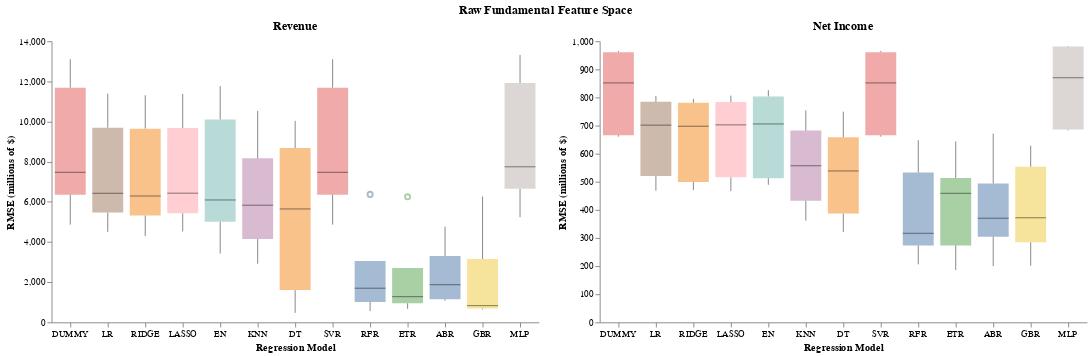

Notebook cell for this chart:
### Code cell
full_chart = (rev_chart | ear_chart ).properties(
    title=alt.TitleParams('Raw Fundamental Feature Space', anchor='middle'))
full_chart.configure_view(stroke=None)

### Figure 1 — Vega-Lite specification as saved in the notebook (floating-point values rounded to 4 significant figures)
{"config": {"view": {"continuousWidth": 300, "continuousHeight": 300, "stroke": null}}, "hconcat": [{"data": {"name": "data-f8d478ce3272b09e26522cb571598e1c"}, "mark": {"type": "boxplot", "median": {"color": "black", "strokeWidth": 3}, "opacity": 0.5, "size": 33}, "encoding": {"color": {"field": "model", "legend": null, "type": "nominal"}, "x": {"axis": {"grid": false, "labelAngle": 0}, "field": "model", "sort": ["DUMMY", "LR", "RIDGE", "LASSO", "EN", "KNN", "DT", "SVR", "RFR", "ETR", "ABR", "GBR", "MLP"], "title": "Regression Model", "type": "nominal"}, "y": {"axis": {"grid": false}, "field": "rmse", "title": "RMSE (millions of $)", "type": "quantitative"}}, "height": 300, "title": "Revenue", "width": 520}, {"data": {"name": "data-91d1af5b6c03899e202f3e062c495bcf"}, "mark": {"type": "boxplot", "median": {"color": "black", "strokeWidth": 3}, "opacity": 0.5, "size": 33}, "encoding": {"color": {"field": "model", "legend": null, "type": "nominal"}, "x": {"axis": {"grid": false, "labelAngle": 0}, "field": "model", "sort": ["DUMMY", "LR", "RIDGE", "LASSO", "EN", "KNN", "DT", "SVR", "RFR", "ETR", "ABR", "GBR", "MLP"], "title": "Regression Model", "type": "nominal"}, "y": {"axis": {"grid": false}, "field": "rmse", "title": "RMSE (millions of $)", "type": "quantitative"}}, "height": 300, "title": "Net Income", "width": 520}], "title": {"text": "Raw Fundamental Feature Space", "anchor": "middle"}, "$schema": "https://vega.github.io/schema/vega-lite/v5.20.1.json", "datasets": {"data-f8d478ce3272b09e26522cb571598e1c": [{"model": "DUMMY", "rmse": 11690.0}, {"model": "DUMMY", "rmse": 7473.0}, {"model": "DUMMY", "rmse": 4868.0}, {"model": "DUMMY", "rmse": 6354.0}, {"model": "DUMMY", "rmse": 13110.0}, {"model": "LR", "rmse": 9694.0}, {"model": "LR", "rmse": 6428.0}, {"model": "LR", "rmse": 4505.0}, {"model": "LR", "rmse": 5466.0}, {"model": "LR", "rmse": 11390.0}, {"model": "RIDGE", "rmse": 9643.0}, {"model": "RIDGE", "rmse": 6291.0}, {"model": "RIDGE", "rmse": 4292.0}, {"model": "RIDGE", "rmse": 5317.0}, {"model": "RIDGE", "rmse": 11310.0}, {"model": "LASSO", "rmse": 9683.0}, {"model": "LASSO", "rmse": 6433.0}, {"model": "LASSO", "rmse": 4524.0}, {"model": "LASSO", "rmse": 5432.0}, {"model": "LASSO", "rmse": 11380.0}, {"model": "EN", "rmse": 10100.0}, {"model": "EN", "rmse": 6094.0}, {"model": "EN", "rmse": 3426.0}, {"model": "EN", "rmse": 5009.0}, {"model": "EN", "rmse": 11760.0}, {"model": "KNN", "rmse": 8169.0}, {"model": "KNN", "rmse": 5834.0}, {"model": "KNN", "rmse": 2921.0}, {"model": "KNN", "rmse": 4152.0}, {"model": "KNN", "rmse": 10530.0}, {"model": "DT", "rmse": 10030.0}, {"model": "DT", "rmse": 5647.0}, {"model": "DT", "rmse": 470.9}, {"model": "DT", "rmse": 1605.0}, {"model": "DT", "rmse": 8687.0}, {"model": "SVR", "rmse": 11690.0}, {"model": "SVR", "rmse": 7473.0}, {"model": "SVR", "rmse": 4868.0}, {"model": "SVR", "rmse": 6354.0}, {"model": "SVR", "rmse": 13110.0}, {"model": "RFR", "rmse": 3052.0}, {"model": "RFR", "rmse": 1701.0}, {"model": "RFR", "rmse": 560.0}, {"model": "RFR", "rmse": 1013.0}, {"model": "RFR", "rmse": 6373.0}, {"model": "ETR", "rmse": 2703.0}, {"model": "ETR", "rmse": 1275.0}, {"model": "ETR", "rmse": 671.5}, {"model": "ETR", "rmse": 948.6}, {"model": "ETR", "rmse": 6252.0}, {"model": "ABR", "rmse": 3304.0}, {"model": "ABR", "rmse": 1872.0}, {"model": "ABR", "rmse": 1149.0}, {"model": "ABR", "rmse": 1076.0}, {"model": "ABR", "rmse": 4768.0}, {"model": "GBR", "rmse": 3155.0}, {"model": "GBR", "rmse": 830.2}, {"model": "GBR", "rmse": 636.6}, {"model": "GBR", "rmse": 690.0}, {"model": "GBR", "rmse": 6267.0}, {"model": "MLP", "rmse": 11920.0}, {"model": "MLP", "rmse": 7746.0}, {"model": "MLP", "rmse": 5234.0}, {"model": "MLP", "rmse": 6647.0}, {"model": "MLP", "rmse": 13320.0}], "data-91d1af5b6c03899e202f3e062c495bcf": [{"model": "DUMMY", "rmse": 965.5}, {"model": "DUMMY", "rmse": 851.7}, {"model": "DUMMY", "rmse": 660.5}, {"model": "DUMMY", "rmse": 665.8}, {"model": "DUMMY", "rmse": 960.9}, {"model": "LR", "rmse": 805.6}, {"model": "LR", "rmse": 701.6}, {"model": "LR", "rmse": 520.2}, {"model": "LR", "rmse": 468.3}, {"model": "LR", "rmse": 784.5}, {"model": "RIDGE", "rmse": 795.3}, {"model": "RIDGE", "rmse": 697.6}, {"model": "RIDGE", "rmse": 499.4}, {"model": "RIDGE", "rmse": 470.6}, {"model": "RIDGE", "rmse": 780.9}, {"model": "LASSO", "rmse": 806.4}, {"model": "LASSO", "rmse": 702.4}, {"model": "LASSO", "rmse": 515.7}, {"model": "LASSO", "rmse": 466.7}, {"model": "LASSO", "rmse": 783.4}, {"model": "EN", "rmse": 826.0}, {"model": "EN", "rmse": 705.7}, {"model": "EN", "rmse": 489.2}, {"model": "EN", "rmse": 512.7}, {"model": "EN", "rmse": 803.6}, {"model": "KNN", "rmse": 754.3}, {"model": "KNN", "rmse": 556.9}, {"model": "KNN", "rmse": 432.6}, {"model": "KNN", "rmse": 361.9}, {"model": "KNN", "rmse": 682.0}, {"model": "DT", "rmse": 749.4}, {"model": "DT", "rmse": 658.2}, {"model": "DT", "rmse": 321.5}, {"model": "DT", "rmse": 386.9}, {"model": "DT", "rmse": 538.4}, {"model": "SVR", "rmse": 965.5}, {"model": "SVR", "rmse": 851.7}, {"model": "SVR", "rmse": 660.5}, {"model": "SVR", "rmse": 665.8}, {"model": "SVR", "rmse": 960.9}, {"model": "RFR", "rmse": 647.8}, {"model": "RFR", "rmse": 316.8}, {"model": "RFR", "rmse": 206.1}, {"model": "RFR", "rmse": 273.4}, {"model": "RFR", "rmse": 532.9}, {"model": "ETR", "rmse": 643.7}, {"model": "ETR", "rmse": 459.0}, {"model": "ETR", "rmse": 186.0}, {"model": "ETR", "rmse": 273.7}, {"model": "ETR", "rmse": 513.6}, {"model": "ABR", "rmse": 671.4}, {"model": "ABR", "rmse": 370.4}, {"model": "ABR", "rmse": 199.9}, {"model": "ABR", "rmse": 304.6}, {"model": "ABR", "rmse": 494.1}, {"model": "GBR", "rmse": 628.3}, {"model": "GBR", "rmse": 371.9}, {"model": "GBR", "rmse": 201.2}, {"model": "GBR", "rmse": 284.8}, {"model": "GBR", "rmse": 553.1}, {"model": "MLP", "rmse": 982.8}, {"model": "MLP", "rmse": 870.0}, {"model": "MLP", "rmse": 683.0}, {"model": "MLP", "rmse": 686.1}, {"model": "MLP", "rmse": 980.9}]}}
